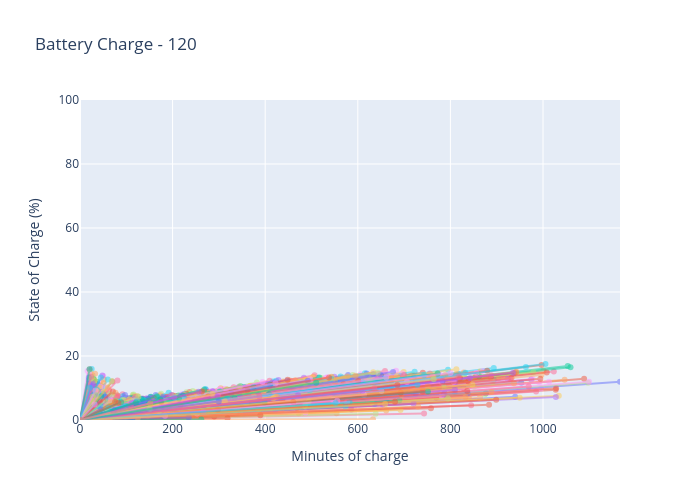
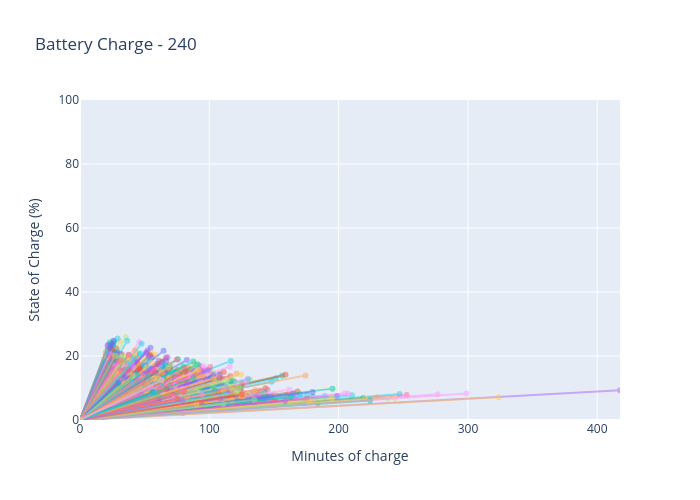
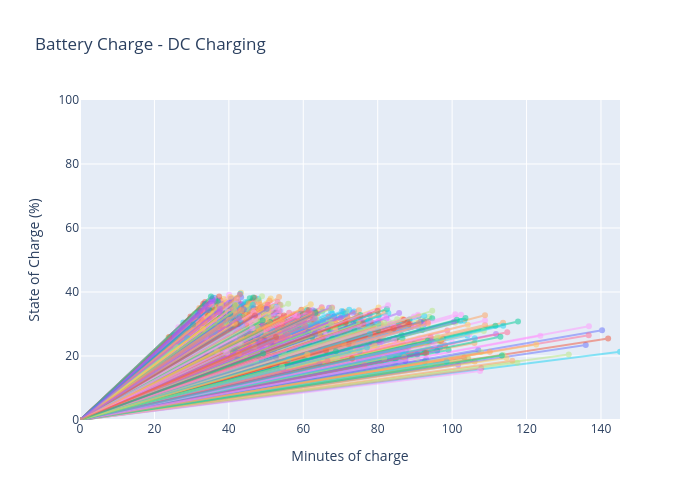

Notebook cell for these charts, in order:
### Code cell
# Visualize delta_soc
charge_data['soc'] = 0
charge_data['end_soc'] = charge_data['soc'] + charge_data['charge'] 


# --- Matplotlib version ---
# Dictionary to map charge_mode to plot title
mode_titles = {
    120: '120',
    240: '240',
    360: 'DC Charging'
}

for mode, title in mode_titles.items():
    # Filter the data for the current charge mode
    filtered_data = charge_data[charge_data['charge_mode'] == mode]

    # Max min for x-axis scaling based on filtered data
    max_minutes = filtered_data['duration_minutes'].max()

    fig, ax = plt.subplots(figsize=(7, 6))

    for _, row in filtered_data.iterrows():
        x_vals = [0, row['duration_minutes']]
        y_vals = [row['soc'], row['end_soc']]
        ax.plot(x_vals, y_vals, marker='o', alpha=0.6)

    ax.set_title(f'Battery Charge - {title}')
    ax.set_xlabel('Minutes of charge')
    ax.set_ylabel('State of Charge (%)')
    ax.set_xlim(0, max_minutes)
    ax.set_ylim(0, 100)
    ax.grid(True)
    plt.tight_layout()
    plt.show()

# --- Plotly version ---

for mode, title in mode_titles.items():
    # Filter the data for the current charge mode
    filtered_data = charge_data[charge_data['charge_mode'] == mode]

    # Reset index to ensure a fresh index for each filtered dataframe
    filtered_data = filtered_data.reset_index(drop=True)

    colors = px.colors.qualitative.Plotly
    fig = go.Figure()

    for color_idx, (_, row) in enumerate(filtered_data.iterrows()):
        fig.add_trace(
            go.Scatter(
                x=[0, row['duration_minutes']],
                y=[row['soc'], row['end_soc']],
                mode='lines+markers',
                opacity=0.5,
                line=dict(color=colors[color_idx % len(colors)], width=2),
                marker=dict(size=6),
                name=f"charge {row.name}",
                hovertemplate=(
                    f"charge index: {row.name}<br>"
                    f"SOC start: {row['soc']}%<br>"
                    f"SOC end: {row['end_soc']}%<br>"
                    f"Min of charge: {row['duration_minutes']} min<br>"
                )
            )
        )

    max_minutes = filtered_data['duration_minutes'].max()
    fig.update_xaxes(title_text='Minutes of charge', range=[0, max_minutes])
    fig.update_yaxes(title_text='State of Charge (%)', range=[0, 100])

    fig.update_layout(
        title=f"Battery Charge - {title}",
        height=500,
        width=700,
        showlegend=False,
        hovermode='closest'
    )
    fig.show()
